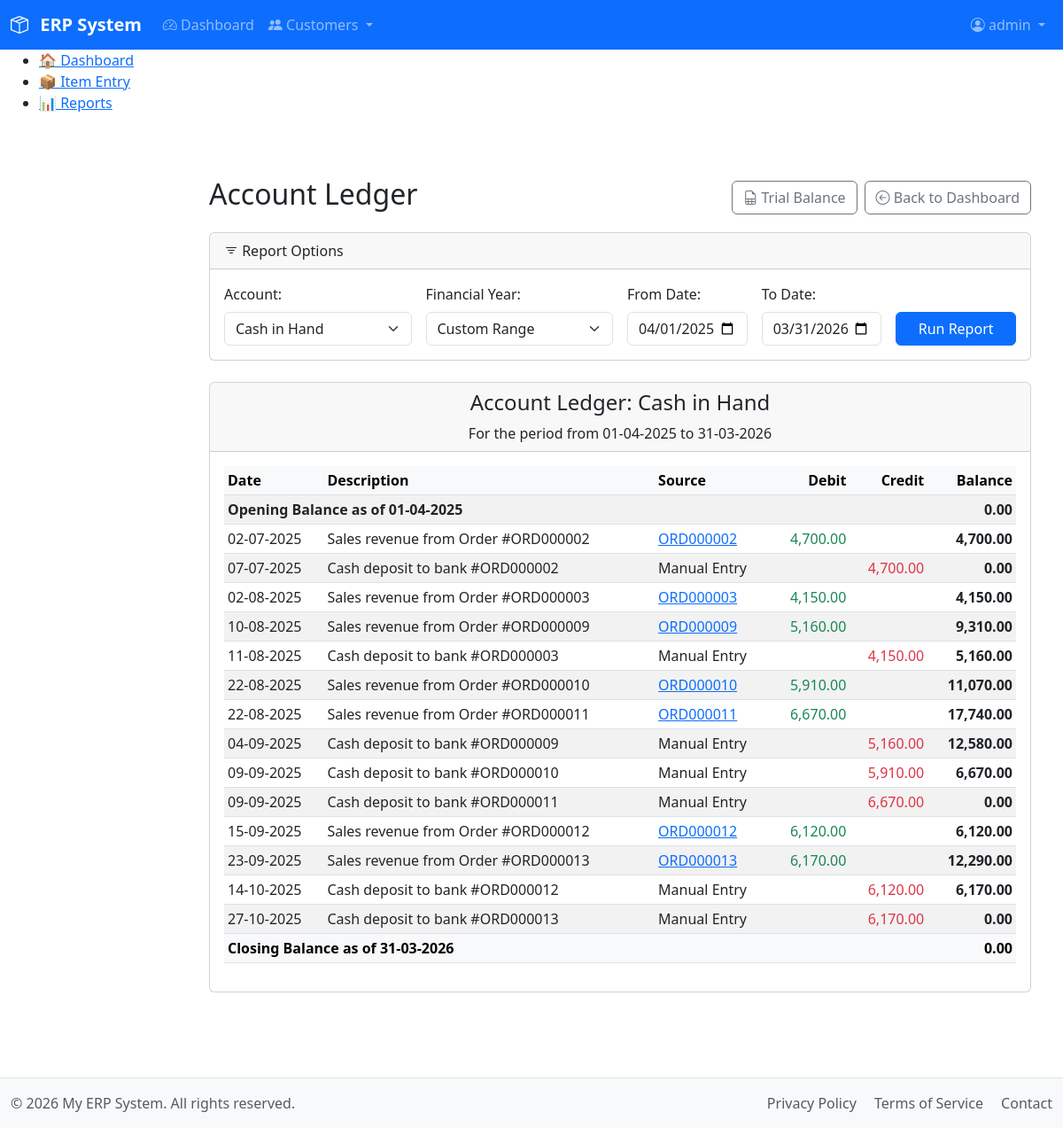
Page /modules/accounts/report_account_ledger.php?account_id=1&end_date=2026-01-15 (signed in) on the earlier database version.
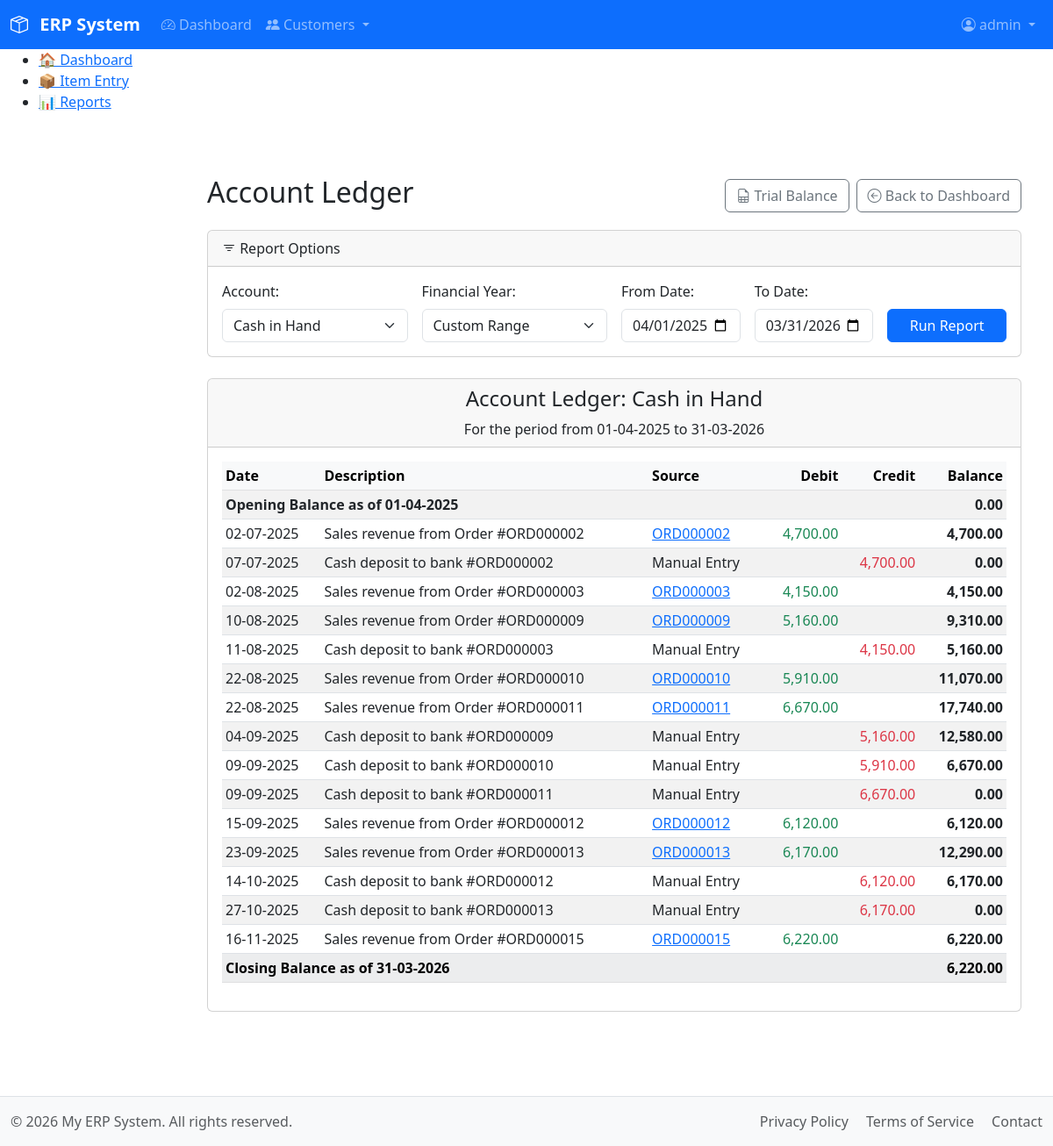
Same page on the later database version.
### tables this page shows
CREATE TABLE `acc_transactions` (
  `transaction_id` int(11) NOT NULL AUTO_INCREMENT,
  `transaction_group_id` varchar(20) NOT NULL,
  `account_id` int(11) NOT NULL,
  `transaction_date` datetime NOT NULL,
  `financial_year` varchar(10) NOT NULL,
  `description` varchar(255) NOT NULL,
  `remarks` text DEFAULT NULL,
  `debit_amount` decimal(10,2) DEFAULT NULL,
  `credit_amount` decimal(10,2) DEFAULT NULL,
  `status` enum('Posted','Canceled') NOT NULL DEFAULT 'Posted',
  `source_type` enum('sales_order','purchase_order','manual_entry','opening_balance') DEFAULT NULL,
  `source_id` varchar(20) DEFAULT NULL,
  `created_at` timestamp NOT NULL DEFAULT current_timestamp(),
  `created_by_name` varchar(50) DEFAULT NULL,
  PRIMARY KEY (`transaction_id`),
  KEY `idx_account_id` (`account_id`),
  KEY `idx_transaction_group_id` (`transaction_group_id`),
  KEY `idx_transaction_date` (`transaction_date`),
  KEY `idx_financial_year` (`financial_year`)
);

### includes/functions_acc.php (called while the page is built, shortened)
<?php
function get_account_ledger($account_id, $start_date, $end_date) {
    $db = db();
    $stmt_account = $db->prepare("SELECT normal_balance FROM acc_chartofaccounts WHERE account_id = ?");
    $stmt_account->bind_param("i", $account_id);
    $stmt_account->execute();
    $account_info = $stmt_account->get_result()->fetch_assoc();
    $normal_balance_type = $account_info['normal_balance'];
    $stmt_opening = $db->prepare("
        SELECT
            COALESCE(SUM(debit_amount), 0) as total_debits,
            COALESCE(SUM(credit_amount), 0) as total_credits
        FROM acc_transactions
        WHERE account_id = ?
          AND status = 'Posted'
          AND transaction_date < ?
    ");
    $start_date_for_query = $start_date . ' 00:00:00';
    $stmt_opening->bind_param("is", $account_id, $start_date_for_query);
    $stmt_opening->execute();
    $opening_totals = $stmt_opening->get_result()->fetch_assoc();
    $opening_balance = ($normal_balance_type === 'debit')
        ? $opening_totals['total_debits'] - $opening_totals['total_credits']
        : $opening_totals['total_credits'] - $opening_totals['total_debits'];
    $stmt_transactions = $db->prepare("
        SELECT transaction_date, description, source_type, source_id, debit_amount, credit_amount
        FROM acc_transactions
        WHERE account_id = ?
          AND status = 'Posted'
          AND transaction_date BETWEEN ? AND ?
        ORDER BY transaction_date ASC, transaction_id ASC
    ");
    $end_date_for_query = $end_date . ' 23:59:59';
    $stmt_transactions->bind_param("iss", $account_id, $start_date_for_query, $end_date_for_query);
    $stmt_transactions->execute();
    $transactions = $stmt_transactions->get_result()->fetch_all(MYSQLI_ASSOC);
    $running_balance = $opening_balance;
    foreach ($transactions as $key => $transaction) {
        if ($normal_balance_type === 'debit') {
            $running_balance += ($transaction['debit_amount'] ?? 0) - ($transaction['credit_amount'] ?? 0);
        } else {
            $running_balance += ($transaction['credit_amount'] ?? 0) - ($transaction['debit_amount'] ?? 0);
        }
        $transactions[$key]['running_balance'] = $running_balance;
    }
    return [
        'opening_balance' => $opening_balance,
        'transactions' => $transactions,
        'closing_balance' => $running_balance
    ];
}
function get_source_document_url($source_type, $source_id) {
    if (empty($source_id) || empty($source_type)) {
        return null;
    }
    $url = null;
    switch ($source_type) {
        case 'sales_order':
            $url = "/modules/sales/entry_order.php?order_id=" . urlencode($source_id);
            break;
    }
    return $url;
}

### modules/accounts/report_account_ledger.php (the view, shortened to what the changed rows need)
<?php
require_once __DIR__ . '/../../includes/functions_acc.php';
$db = db();
$all_accounts_query = $db->query("SELECT account_id, account_name FROM acc_chartofaccounts WHERE is_active = 1 ORDER BY account_name ASC");
$all_accounts = $all_accounts_query->fetch_all(MYSQLI_ASSOC);
$account_id = $_GET['account_id'] ?? ($all_accounts[0]['account_id'] ?? 0);
$selected_fy = $_GET['financial_year'] ?? '';
if (!empty($selected_fy) && $selected_fy !== 'custom') {
    $startYear = substr($selected_fy, 0, 4);
    $endYear = intval($startYear) + 1;
    $start_date = $startYear . '-04-01';
    $end_date = $endYear . '-03-31';
} elseif (!empty($_GET['start_date']) && !empty($_GET['end_date'])) {
    $start_date = $_GET['start_date'];
    $end_date = $_GET['end_date'];
    $selected_fy = 'custom';
} else {
    $current_month = date('n');
    $current_year = date('Y');
    if ($current_month >= 4) {
        $start_date = $current_year . '-04-01';
        $end_date = ($current_year + 1) . '-03-31';
        $selected_fy = $current_year . '-' . substr($current_year + 1, 2, 2);
    } else {
        $start_date = ($current_year - 1) . '-04-01';
        $end_date = $current_year . '-03-31';
    }
}
$ledger_data = [];
$account_name = 'N/A';
$error_message = '';
if ($account_id) {
    try {
        $ledger_data = get_account_ledger($account_id, $start_date, $end_date);
        foreach($all_accounts as $acc) {
            if ($acc['account_id'] == $account_id) {
                $account_name = $acc['account_name'];
                break;
            }
        }
    } catch (Exception $e) {
        $error_message = $e->getMessage();
    }
} else {
    $error_message = "No accounts available. Please add an account in the Chart of Accounts.";
}
require_once __DIR__ . '/../../includes/header.php';
?>
<main class="container mt-4">
    <div class="d-flex justify-content-between align-items-center mb-3">
        <h2>Account Ledger</h2>
    </div>
    <?php if ($error_message): ?>
        <div class="alert alert-danger"><?= htmlspecialchars($error_message) ?></div>
    <?php else: ?>
        <div class="card">
            <div class="card-header text-center">
                <h4>Account Ledger: <?= htmlspecialchars($account_name) ?></h4>
                <p class="mb-0">For the period from <?= htmlspecialchars(date("d-m-Y", strtotime($start_date))) ?> to <?= htmlspecialchars(date("d-m-Y", strtotime($end_date))) ?></p>
            </div>
            <div class="card-body">
                <div class="table-responsive">
                    <table class="table table-sm table-striped table-hover">
                        <thead class="table-light">
                            <tr>
                                <th>Date</th>
                                <th>Description</th>
                                <th>Source</th>
                                <th class="text-end">Debit</th>
                                <th class="text-end">Credit</th>
                                <th class="text-end">Balance</th>
                            </tr>
                        </thead>
                        <tbody>
                            <tr class="fw-bold">
                                <td colspan="5">Opening Balance as of <?= htmlspecialchars(date("d-m-Y", strtotime($start_date))) ?></td>
                                <td class="text-end"><?= number_format($ledger_data['opening_balance'], 2) ?></td>
                            </tr>
                            <?php if (empty($ledger_data['transactions'])): ?>
                                <tr>
                                    <td colspan="6" class="text-center text-muted">No transactions found in this period.</td>
                                </tr>
                            <?php else: ?>
                                <?php foreach ($ledger_data['transactions'] as $txn): ?>
                                <tr>
                                    <td><?= htmlspecialchars(date("d-m-Y", strtotime($txn['transaction_date']))) ?></td>
                                    <td><?= htmlspecialchars($txn['description']) ?></td>
                                    <td>
                                        <?php
                                        $url = get_source_document_url($txn['source_type'], $txn['source_id']);
                                        if ($url):
                                        ?>
                                            <a href="<?= htmlspecialchars($url) ?>" target="_blank">
                                                <?= htmlspecialchars($txn['source_id']) ?>
                                            </a>
                                        <?php else: ?>
                                            Manual Entry
                                        <?php endif; ?>
                                    </td>
                                    <td class="text-end text-success"><?= $txn['debit_amount'] ? number_format($txn['debit_amount'], 2) : '' ?></td>
                                    <td class="text-end text-danger"><?= $txn['credit_amount'] ? number_format($txn['credit_amount'], 2) : '' ?></td>
                                    <td class="text-end fw-bold"><?= number_format($txn['running_balance'], 2) ?></td>
                                </tr>
                                <?php endforeach; ?>
                            <?php endif; ?>
                            <tr class="fw-bold table-light">
                                <td colspan="5">Closing Balance as of <?= htmlspecialchars(date("d-m-Y", strtotime($end_date))) ?></td>
                                <td class="text-end"><?= number_format($ledger_data['closing_balance'], 2) ?></td>
                            </tr>
                        </tbody>
                    </table>
                </div>
            </div>
        </div>
    <?php endif; ?>
</main>
<?php require_once __DIR__ . '/../../includes/footer.php'; ?>

Differences in the rows shown:
added acc_transactions: transaction_date "16-11-2025", description "Sales revenue from Order #ORD000015", source "ORD000015", debit_amount "6,220.00", running_balance "6,220.00"
Other differences:
$ledger_data['closing_balance']: "0.00" → "6,220.00"
